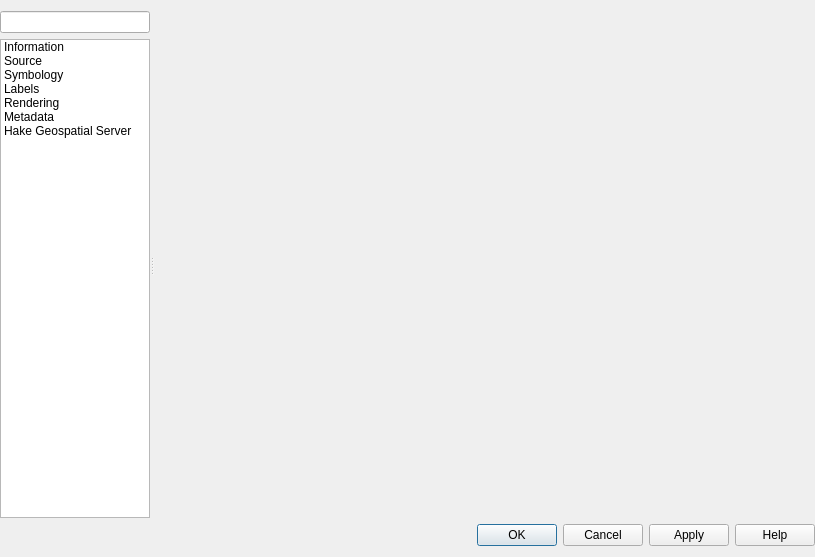
<?xml version="1.0" encoding="UTF-8"?>
<ui version="4.0">
 <class>QgsVectorTileLayerPropertiesBase</class>
 <widget class="QDialog" name="QgsVectorTileLayerPropertiesBase">
  <property name="geometry">
   <rect>
    <x>0</x>
    <y>0</y>
    <width>815</width>
    <height>557</height>
   </rect>
  </property>
  <property name="minimumSize">
   <size>
    <width>700</width>
    <height>0</height>
   </size>
  </property>
  <property name="windowTitle">
   <string>Vector Tile Layer Properties</string>
  </property>
  <layout class="QVBoxLayout" name="verticalLayout">
   <property name="leftMargin">
    <number>0</number>
   </property>
   <property name="rightMargin">
    <number>0</number>
   </property>
   <item>
    <widget class="QSplitter" name="mOptionsSplitter">
     <property name="orientation">
      <enum>Qt::Horizontal</enum>
     </property>
     <property name="childrenCollapsible">
      <bool>false</bool>
     </property>
     <widget class="QFrame" name="mOptionsListFrame">
      <property name="minimumSize">
       <size>
        <width>0</width>
        <height>0</height>
       </size>
      </property>
      <property name="frameShape">
       <enum>QFrame::NoFrame</enum>
      </property>
      <property name="frameShadow">
       <enum>QFrame::Raised</enum>
      </property>
      <layout class="QVBoxLayout" name="verticalLayout_2">
       <property name="leftMargin">
        <number>0</number>
       </property>
       <property name="topMargin">
        <number>0</number>
       </property>
       <property name="rightMargin">
        <number>0</number>
       </property>
       <property name="bottomMargin">
        <number>0</number>
       </property>
       <item>
        <widget class="QgsFilterLineEdit" name="mSearchLineEdit"/>
       </item>
       <item>
        <widget class="QListWidget" name="mOptionsListWidget">
         <property name="minimumSize">
          <size>
           <width>58</width>
           <height>0</height>
          </size>
         </property>
         <property name="maximumSize">
          <size>
           <width>150</width>
           <height>16777215</height>
          </size>
         </property>
         <property name="horizontalScrollBarPolicy">
          <enum>Qt::ScrollBarAlwaysOff</enum>
         </property>
         <property name="editTriggers">
          <set>QAbstractItemView::NoEditTriggers</set>
         </property>
         <property name="iconSize">
          <size>
           <width>32</width>
           <height>32</height>
          </size>
         </property>
         <property name="textElideMode">
          <enum>Qt::ElideNone</enum>
         </property>
         <property name="resizeMode">
          <enum>QListView::Adjust</enum>
         </property>
         <property name="wordWrap">
          <bool>true</bool>
         </property>
         <item>
          <property name="text">
           <string>Information</string>
          </property>
          <property name="toolTip">
           <string>Information</string>
          </property>
          <property name="icon">
           <iconset resource="../../images/images.qrc">
            <normaloff>:/images/themes/default/propertyicons/metadata.svg</normaloff>:/images/themes/default/propertyicons/metadata.svg</iconset>
          </property>
         </item>
         <item>
          <property name="text">
           <string>Source</string>
          </property>
          <property name="toolTip">
           <string>Source</string>
          </property>
          <property name="icon">
           <iconset resource="../../images/images.qrc">
            <normaloff>:/images/themes/default/propertyicons/system.svg</normaloff>:/images/themes/default/propertyicons/system.svg</iconset>
          </property>
         </item>
         <item>
          <property name="text">
           <string>Symbology</string>
          </property>
          <property name="toolTip">
           <string>Symbology</string>
          </property>
          <property name="icon">
           <iconset resource="../../images/images.qrc">
            <normaloff>:/images/themes/default/propertyicons/symbology.svg</normaloff>:/images/themes/default/propertyicons/symbology.svg</iconset>
          </property>
         </item>
         <item>
          <property name="text">
           <string>Labels</string>
          </property>
          <property name="toolTip">
           <string>Labels</string>
          </property>
          <property name="icon">
           <iconset resource="../../images/images.qrc">
            <normaloff>:/images/themes/default/propertyicons/labels.svg</normaloff>:/images/themes/default/propertyicons/labels.svg</iconset>
          </property>
         </item>
         <item>
          <property name="text">
           <string>Rendering</string>
          </property>
          <property name="toolTip">
           <string>Rendering</string>
          </property>
          <property name="icon">
           <iconset resource="../../images/images.qrc">
            <normaloff>:/images/themes/default/propertyicons/rendering.svg</normaloff>:/images/themes/default/propertyicons/rendering.svg</iconset>
          </property>
         </item>
         <item>
          <property name="text">
           <string>Metadata</string>
          </property>
          <property name="toolTip">
           <string>Metadata</string>
          </property>
          <property name="icon">
           <iconset resource="../../images/images.qrc">
            <normaloff>:/images/themes/default/propertyicons/editmetadata.svg</normaloff>:/images/themes/default/propertyicons/editmetadata.svg</iconset>
          </property>
         </item>
         <item>
          <property name="text">
           <string>Hake Geospatial Server</string>
          </property>
          <property name="icon">
           <iconset resource="../../images/images.qrc">
            <normaloff>:/images/themes/default/propertyicons/network_and_proxy.svg</normaloff>:/images/themes/default/propertyicons/network_and_proxy.svg</iconset>
          </property>
         </item>
        </widget>
       </item>
      </layout>
     </widget>
     <widget class="QFrame" name="mOptionsFrame">
      <property name="sizePolicy">
       <sizepolicy hsizetype="Expanding" vsizetype="Preferred">
        <horstretch>1</horstretch>
        <verstretch>0</verstretch>
       </sizepolicy>
      </property>
      <property name="frameShape">
       <enum>QFrame::NoFrame</enum>
      </property>
      <property name="frameShadow">
       <enum>QFrame::Raised</enum>
      </property>
      <layout class="QVBoxLayout" name="verticalLayout_3">
       <property name="leftMargin">
        <number>0</number>
       </property>
       <property name="topMargin">
        <number>0</number>
       </property>
       <property name="rightMargin">
        <number>0</number>
       </property>
       <property name="bottomMargin">
        <number>0</number>
       </property>
       <item>
        <widget class="QStackedWidget" name="mOptionsStackedWidget">
         <property name="sizePolicy">
          <sizepolicy hsizetype="Expanding" vsizetype="Expanding">
           <horstretch>0</horstretch>
           <verstretch>0</verstretch>
          </sizepolicy>
         </property>
         <property name="frameShadow">
          <enum>QFrame::Plain</enum>
         </property>
         <property name="currentIndex">
          <number>6</number>
         </property>
         <widget class="QWidget" name="mOptsPage_Information">
          <layout class="QVBoxLayout" name="verticalLayout_20">
           <property name="leftMargin">
            <number>0</number>
           </property>
           <property name="topMargin">
            <number>0</number>
           </property>
           <property name="rightMargin">
            <number>0</number>
           </property>
           <property name="bottomMargin">
            <number>0</number>
           </property>
           <item>
            <widget class="QgsWebView" name="mMetadataViewer" native="true"/>
           </item>
          </layout>
         </widget>
         <widget class="QWidget" name="mOptsPage_Source">
          <layout class="QVBoxLayout" name="verticalLayout_6">
           <property name="leftMargin">
            <number>0</number>
           </property>
           <property name="topMargin">
            <number>0</number>
           </property>
           <property name="rightMargin">
            <number>0</number>
           </property>
           <property name="bottomMargin">
            <number>0</number>
           </property>
           <item>
            <widget class="QgsScrollArea" name="scrollArea_3">
             <property name="frameShape">
              <enum>QFrame::NoFrame</enum>
             </property>
             <property name="widgetResizable">
              <bool>true</bool>
             </property>
             <widget class="QWidget" name="scrollAreaWidgetContents_3">
              <property name="geometry">
               <rect>
                <x>0</x>
                <y>0</y>
                <width>664</width>
                <height>505</height>
               </rect>
              </property>
              <layout class="QVBoxLayout" name="verticalLayout_7">
               <property name="leftMargin">
                <number>0</number>
               </property>
               <property name="topMargin">
                <number>0</number>
               </property>
               <property name="rightMargin">
                <number>0</number>
               </property>
               <property name="bottomMargin">
                <number>0</number>
               </property>
               <item>
                <layout class="QHBoxLayout" name="horizontalLayout_14">
                 <item>
                  <widget class="QLabel" name="label_8">
                   <property name="text">
                    <string>Layer name</string>
                   </property>
                  </widget>
                 </item>
                 <item>
                  <widget class="QLineEdit" name="mLayerOrigNameLineEd"/>
                 </item>
                </layout>
               </item>
               <item>
                <widget class="QgsCollapsibleGroupBox" name="mCrsGroupBox">
                 <property name="focusPolicy">
                  <enum>Qt::StrongFocus</enum>
                 </property>
                 <property name="title">
                  <string>Assigned Coordinate Reference System (CRS)</string>
                 </property>
                 <property name="checkable">
                  <bool>false</bool>
                 </property>
                 <property name="syncGroup">
                  <string notr="true">vectorgeneral</string>
                 </property>
                 <layout class="QVBoxLayout" name="verticalLayout_28">
                  <property name="spacing">
                   <number>6</number>
                  </property>
                  <item>
                   <widget class="QgsProjectionSelectionWidget" name="mCrsSelector">
                    <property name="focusPolicy">
                     <enum>Qt::StrongFocus</enum>
                    </property>
                   </widget>
                  </item>
                  <item>
                   <widget class="QLabel" name="label_17">
                    <property name="text">
                     <string>&lt;html&gt;&lt;head/&gt;&lt;body&gt;&lt;p&gt;&lt;span style=&quot; font-weight:600;&quot;&gt;Changing this option does not modify the original data source or perform any reprojection of the vector tile layer. Rather, it can be used to override the layer's CRS within this project if it could not be detected or has been incorrectly detected.&lt;/span&gt;&lt;/p&gt;&lt;/body&gt;&lt;/html&gt;</string>
                    </property>
                    <property name="textFormat">
                     <enum>Qt::RichText</enum>
                    </property>
                    <property name="wordWrap">
                     <bool>true</bool>
                    </property>
                   </widget>
                  </item>
                  <item>
                   <widget class="Line" name="line_4">
                    <property name="orientation">
                     <enum>Qt::Vertical</enum>
                    </property>
                   </widget>
                  </item>
                 </layout>
                </widget>
               </item>
               <item>
                <widget class="QgsCollapsibleGroupBox" name="mSourceGroupBox">
                 <property name="title">
                  <string>Layer Source</string>
                 </property>
                </widget>
               </item>
               <item>
                <spacer name="verticalSpacer_3">
                 <property name="orientation">
                  <enum>Qt::Vertical</enum>
                 </property>
                 <property name="sizeType">
                  <enum>QSizePolicy::Expanding</enum>
                 </property>
                 <property name="sizeHint" stdset="0">
                  <size>
                   <width>17</width>
                   <height>111</height>
                  </size>
                 </property>
                </spacer>
               </item>
              </layout>
             </widget>
            </widget>
           </item>
          </layout>
         </widget>
         <widget class="QWidget" name="mOptsPage_Style">
          <layout class="QVBoxLayout" name="verticalLayout_14">
           <property name="leftMargin">
            <number>0</number>
           </property>
           <property name="topMargin">
            <number>0</number>
           </property>
           <property name="rightMargin">
            <number>0</number>
           </property>
           <property name="bottomMargin">
            <number>0</number>
           </property>
          </layout>
         </widget>
         <widget class="QWidget" name="mOptsPage_Labeling">
          <layout class="QVBoxLayout" name="verticalLayout_4"/>
         </widget>
         <widget class="QWidget" name="mOptsPage_Rendering">
          <layout class="QVBoxLayout" name="verticalLayout_8">
           <property name="leftMargin">
            <number>0</number>
           </property>
           <property name="topMargin">
            <number>0</number>
           </property>
           <property name="rightMargin">
            <number>0</number>
           </property>
           <property name="bottomMargin">
            <number>0</number>
           </property>
           <item>
            <widget class="QgsCollapsibleGroupBox" name="chkUseScaleDependentRendering">
             <property name="title">
              <string>Scale Dependent Visibility</string>
             </property>
             <property name="checkable">
              <bool>true</bool>
             </property>
             <property name="checked">
              <bool>false</bool>
             </property>
             <property name="syncGroup">
              <string notr="true">rastergeneral</string>
             </property>
             <layout class="QGridLayout" name="_5">
              <property name="leftMargin">
               <number>11</number>
              </property>
              <property name="topMargin">
               <number>11</number>
              </property>
              <property name="rightMargin">
               <number>11</number>
              </property>
              <property name="bottomMargin">
               <number>11</number>
              </property>
              <property name="verticalSpacing">
               <number>6</number>
              </property>
              <item row="0" column="0" colspan="2">
               <widget class="QgsScaleRangeWidget" name="mScaleRangeWidget">
                <property name="toolTip">
                 <string/>
                </property>
               </widget>
              </item>
             </layout>
            </widget>
           </item>
           <item>
            <spacer name="verticalSpacer">
             <property name="orientation">
              <enum>Qt::Vertical</enum>
             </property>
             <property name="sizeHint" stdset="0">
              <size>
               <width>20</width>
               <height>40</height>
              </size>
             </property>
            </spacer>
           </item>
          </layout>
         </widget>
         <widget class="QWidget" name="mOptsPage_Metadata">
          <layout class="QVBoxLayout" name="verticalLayout_5">
           <property name="leftMargin">
            <number>0</number>
           </property>
           <property name="topMargin">
            <number>0</number>
           </property>
           <property name="rightMargin">
            <number>0</number>
           </property>
           <property name="bottomMargin">
            <number>0</number>
           </property>
           <item>
            <widget class="QgsScrollArea" name="scrollArea_2">
             <property name="frameShape">
              <enum>QFrame::NoFrame</enum>
             </property>
             <property name="widgetResizable">
              <bool>true</bool>
             </property>
             <widget class="QWidget" name="scrollAreaWidgetContents_6">
              <property name="geometry">
               <rect>
                <x>0</x>
                <y>0</y>
                <width>664</width>
                <height>505</height>
               </rect>
              </property>
              <layout class="QVBoxLayout" name="verticalLayout_11">
               <property name="leftMargin">
                <number>0</number>
               </property>
               <property name="topMargin">
                <number>0</number>
               </property>
               <property name="rightMargin">
                <number>0</number>
               </property>
               <property name="bottomMargin">
                <number>0</number>
               </property>
               <item>
                <widget class="QFrame" name="metadataFrame">
                 <property name="frameShape">
                  <enum>QFrame::NoFrame</enum>
                 </property>
                 <property name="frameShadow">
                  <enum>QFrame::Raised</enum>
                 </property>
                </widget>
               </item>
              </layout>
             </widget>
            </widget>
           </item>
          </layout>
         </widget>
         <widget class="QWidget" name="mOptsPage_Server">
          <layout class="QVBoxLayout" name="verticalLayout_9">
           <item>
            <widget class="QgsScrollArea" name="scrollArea">
             <property name="frameShape">
              <enum>QFrame::NoFrame</enum>
             </property>
             <property name="widgetResizable">
              <bool>true</bool>
             </property>
             <widget class="QWidget" name="scrollAreaWidgetContents">
              <property name="geometry">
               <rect>
                <x>0</x>
                <y>0</y>
                <width>652</width>
                <height>493</height>
               </rect>
              </property>
              <layout class="QVBoxLayout" name="verticalLayout_10">
               <property name="leftMargin">
                <number>0</number>
               </property>
               <property name="topMargin">
                <number>0</number>
               </property>
               <property name="rightMargin">
                <number>0</number>
               </property>
               <property name="bottomMargin">
                <number>0</number>
               </property>
               <item>
                <widget class="QgsMapLayerServerPropertiesWidget" name="mMapLayerServerPropertiesWidget" native="true"/>
               </item>
              </layout>
             </widget>
            </widget>
           </item>
          </layout>
         </widget>
        </widget>
       </item>
      </layout>
     </widget>
    </widget>
   </item>
   <item>
    <widget class="QFrame" name="mButtonBoxFrame">
     <property name="sizePolicy">
      <sizepolicy hsizetype="Preferred" vsizetype="Maximum">
       <horstretch>0</horstretch>
       <verstretch>0</verstretch>
      </sizepolicy>
     </property>
     <property name="frameShape">
      <enum>QFrame::NoFrame</enum>
     </property>
     <property name="frameShadow">
      <enum>QFrame::Raised</enum>
     </property>
     <layout class="QGridLayout" name="gridLayout">
      <property name="leftMargin">
       <number>0</number>
      </property>
      <property name="topMargin">
       <number>0</number>
      </property>
      <property name="rightMargin">
       <number>0</number>
      </property>
      <property name="bottomMargin">
       <number>0</number>
      </property>
      <item row="0" column="0" colspan="2">
       <widget class="QDialogButtonBox" name="buttonBox">
        <property name="orientation">
         <enum>Qt::Horizontal</enum>
        </property>
        <property name="standardButtons">
         <set>QDialogButtonBox::Apply|QDialogButtonBox::Cancel|QDialogButtonBox::Help|QDialogButtonBox::Ok</set>
        </property>
       </widget>
      </item>
     </layout>
    </widget>
   </item>
  </layout>
 </widget>
 <customwidgets>
  <customwidget>
   <class>QgsCollapsibleGroupBox</class>
   <extends>QGroupBox</extends>
   <header>qgscollapsiblegroupbox.h</header>
   <container>1</container>
  </customwidget>
  <customwidget>
   <class>QgsFilterLineEdit</class>
   <extends>QLineEdit</extends>
   <header>qgsfilterlineedit.h</header>
  </customwidget>
  <customwidget>
   <class>QgsProjectionSelectionWidget</class>
   <extends>QWidget</extends>
   <header>qgsprojectionselectionwidget.h</header>
   <container>1</container>
  </customwidget>
  <customwidget>
   <class>QgsScaleRangeWidget</class>
   <extends>QWidget</extends>
   <header>qgsscalerangewidget.h</header>
  </customwidget>
  <customwidget>
   <class>QgsScrollArea</class>
   <extends>QScrollArea</extends>
   <header>qgsscrollarea.h</header>
   <container>1</container>
  </customwidget>
  <customwidget>
   <class>QgsWebView</class>
   <extends>QWidget</extends>
   <header>qgswebview.h</header>
   <container>1</container>
  </customwidget>
  <customwidget>
   <class>QgsMapLayerServerPropertiesWidget</class>
   <extends>QWidget</extends>
   <header>qgsmaplayerserverpropertieswidget.h</header>
   <container>1</container>
  </customwidget>
 </customwidgets>
 <tabstops>
  <tabstop>mSearchLineEdit</tabstop>
  <tabstop>mOptionsListWidget</tabstop>
 </tabstops>
 <resources>
  <include location="../../images/images.qrc"/>
  <include location="../../images/images.qrc"/>
 </resources>
 <connections>
  <connection>
   <sender>mOptionsListWidget</sender>
   <signal>currentRowChanged(int)</signal>
   <receiver>mOptionsStackedWidget</receiver>
   <slot>setCurrentIndex(int)</slot>
   <hints>
    <hint type="sourcelabel">
     <x>86</x>
     <y>325</y>
    </hint>
    <hint type="destinationlabel">
     <x>794</x>
     <y>14</y>
    </hint>
   </hints>
  </connection>
 </connections>
</ui>
